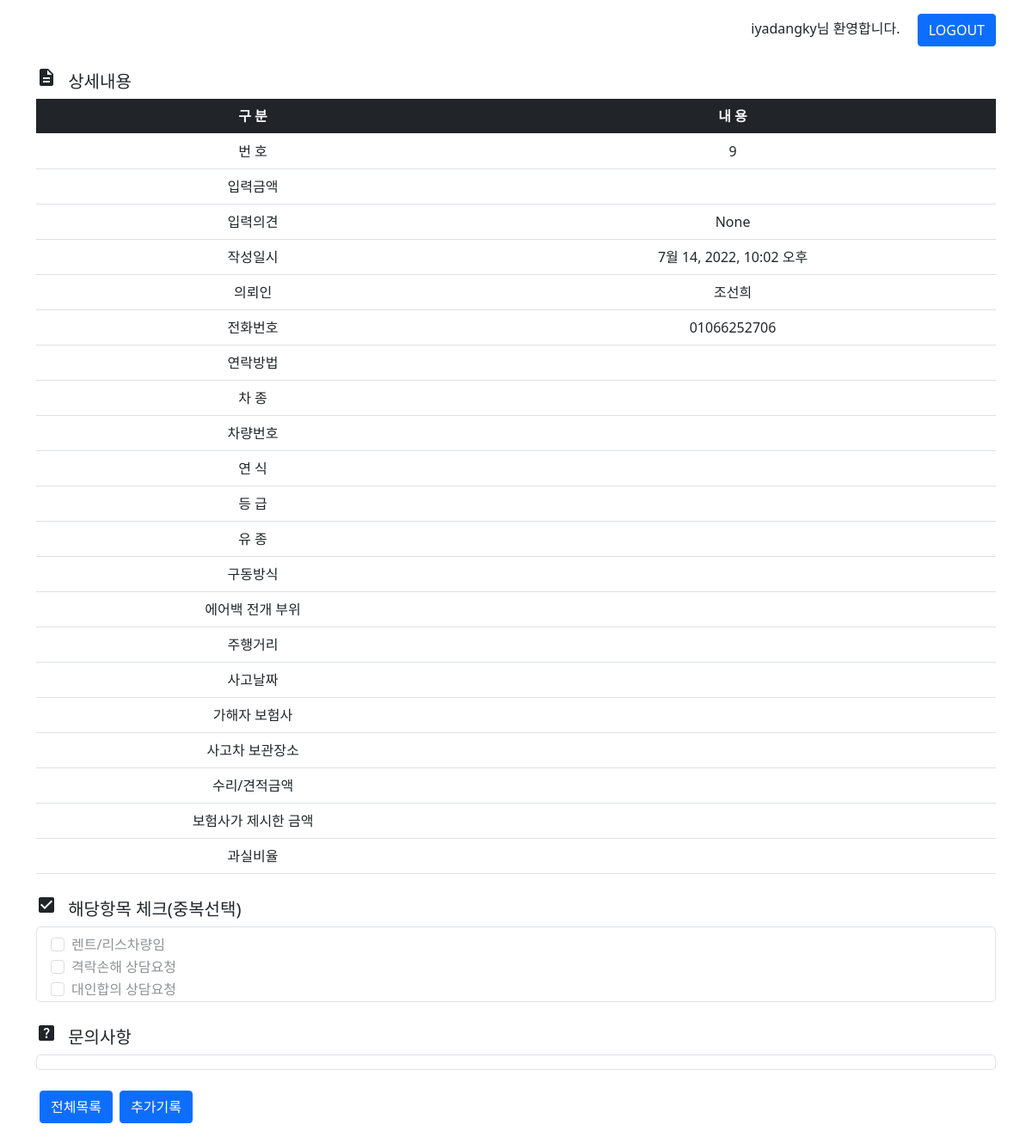
The page /posts/9/ (signed in) on the database its author committed.
### posts/models.py (models this page shows)
class Post(models.Model):
    created_at = models.DateTimeField()
    password = models.CharField(max_length=50, null=True)
    client = models.CharField(max_length=50, null=True)
    phoneNumber = models.CharField(max_length=50, null=True)
    contact = models.CharField(max_length=50, null=True)
    carModel = models.CharField(max_length=50, null=True)
    carNumber = models.CharField(max_length=50, null=True)
    birth = models.CharField(max_length=50, null=True)
    trim = models.CharField(max_length=50, null=True)
    fuel = models.CharField(max_length=50, null=True)
    driveType = models.CharField(max_length=50, null=True)
    airbag = models.CharField(max_length=50, null=True)
    mileage = models.CharField(max_length=50, null=True)
    eventDate = models.CharField(max_length=50, null=True)
    repairCost = models.CharField(max_length=50, null=True)
    proposedCompensation = models.CharField(max_length=50, null=True)
    insuranceCompany = models.CharField(max_length=50, null=True)
    faultRatio = models.CharField(max_length=50, null=True)
    location = models.CharField(max_length=50, null=True)
    others1 = models.CharField(max_length=50, null=True)
    others2 = models.CharField(max_length=50, null=True)
    others3 = models.CharField(max_length=50, null=True)
    note = models.CharField(max_length=500, null=True)
    addition = models.CharField(max_length=500, null=True)
    price = models.CharField(max_length=50, null=True)
    opinion = models.CharField(max_length=500, null=True)
    image1 = models.FileField(upload_to='posts', null=True)
    image2 = models.FileField(upload_to='posts', null=True)
    image3 = models.FileField(upload_to='posts', null=True)
    image4 = models.FileField(upload_to='posts', null=True)
    image5 = models.FileField(upload_to='posts', null=True)
    image6 = models.FileField(upload_to='posts', null=True)
    image7 = models.FileField(upload_to='posts', null=True)
    image8 = models.FileField(upload_to='posts', null=True)
    image9 = models.FileField(upload_to='posts', null=True)
    image10 = models.FileField(upload_to='posts', null=True)
    image11 = models.FileField(upload_to='posts', null=True)
    image12 = models.FileField(upload_to='posts', null=True)
    image13 = models.FileField(upload_to='posts', null=True)
    image14 = models.FileField(upload_to='posts', null=True)
    image15 = models.FileField(upload_to='posts', null=True)
    image16 = models.FileField(upload_to='posts', null=True)
    image17 = models.FileField(upload_to='posts', null=True)

### posts/views.py (the view)
# urls.py: path('<int:post_id>/', views.detail, name="detail"),
@login_required
def detail(request, post_id):
    post = Post.objects.get(id=post_id)
    context = {'post' : post}
    return render(request, 'posts/detail.html', context)

### posts/templates/posts/detail.html (shortened to what this page needs)
{% extends 'base.html' %}
{% load static %}
{% block content %}
    {% if request.user.is_staff %}
    <div class="container">
        <h5><span class="material-icons me-2">description</span> 상세내용</h5>
            <table class="table mb-4">
                <thead class="table-dark text-center">
                    <tr>
                        <th class="cell">구 분</td>
                        <th>내 용</td>
                    </tr>
                </thead>
                <tbody>
                    <tr>
                        <td class="cell text-center">번 호</td>
                        <td class="text-center">{{ post.id }}</td>
                    </tr>
                    <tr>
                        <td class="cell text-center">입력금액</td>
                        <td class="text-center">{{ post.price }}</td>
                    </tr>
                    <tr>
                        <td class="cell text-center">입력의견</td>
                        <td class="text-center">{{ post.opinion }}</td>
                    </tr>
                    <tr>
                        <td class="cell text-center">작성일시</td>
                        <td class="text-center">{{ post.created_at }}</td>
                    </tr>
                    <tr>
                        <td class="cell text-center">의뢰인</td>
                        <td class="text-center">{{ post.client }}</td>
                    </tr>
                    <tr>
                        <td class="cell text-center">전화번호</td>
                        <td class="text-center">{{ post.phoneNumber }}</td>
                    </tr>
                    <tr>
                        <td class="cell text-center">연락방법</td>
                        <td class="text-center">{{ post.contact }}</td>
                    </tr>
                    <tr>
                        <td class="cell text-center">차 종</td>
                        <td class="text-center">{{ post.carModel }}</td>
                    </tr>
                    <tr>
                        <td class="cell text-center">차량번호</td>
                        <td class="text-center">{{ post.carNumber }}</td>
                    </tr>
                    <tr>
                        <td class="cell text-center">연 식</td>
                        <td class="text-center">{{ post.birth }}</td>
                    </tr>
                    <tr>
                        <td class="cell text-center">등 급</td>
                        <td class="text-center">{{ post.trim }}</td>
                    </tr>
                    <tr>
                        <td class="cell text-center">유 종</td>
                        <td class="text-center">{{ post.fuel }}</td>
                    </tr>
                    <tr>
                        <td class="cell text-center">구동방식</td>
                        <td class="text-center">{{ post.driveType }}</td>
                    </tr>
                    <tr>
                        <td class="cell text-center">에어백 전개 부위</td>
                        <td class="text-center">{{ post.airbag }}</td>
                    </tr>
                    <tr>
                        <td class="cell text-center">주행거리</td>
                        <td class="text-center">{{ post.mileage }}</td>
                    </tr>
                    <tr>
                        <td class="cell text-center">사고날짜</td>
                        <td class="text-center">{{ post.eventDate }}</td>
                    </tr>
                    <tr>
                        <td class="cell text-center">가해자 보험사</td>
                        <td class="text-center">{{ post.insuranceCompany }}</td>
                    </tr>
                    <tr>
                        <td class="cell text-center">사고차 보관장소</td>
                        <td class="text-center">{{ post.location }}</td>
                    </tr>
                    <tr>
                        <td class="cell text-center">수리/견적금액</td>
                        <td class="text-center">{{ post.repairCost }}</td>
                    </tr>
                    <tr>
                        <td class="cell text-center">보험사가 제시한 금액</td>
                        <td class="text-center">{{ post.proposedCompensation }}</td>
                    </tr>
                    <tr>
                        <td class="cell text-center">과실비율</td>
                        <td class="text-center">{{ post.faultRatio }}</td>
                    </tr>
                 </tbody>
            </table>
        <h5><span class="material-icons me-2">check_box</span> 해당항목 체크(중복선택)</h5>
            <div class="border rounded-3 mb-4">
                {% if post.others1 %}
                <div class="form-check mt-2 ms-3">
                    <input class="form-check-input" type="checkbox" value="" id="flexCheckCheckedDisabled" checked disabled>
                    <label class="form-check-label" for="flexCheckCheckedDisabled">렌트/리스차량임</label>
                </div>
                {% else %}
                <div class="form-check mt-2 ms-3">
                    <input class="form-check-input" type="checkbox" value="" id="flexCheckDisabled" disabled>
                    <label class="form-check-label" for="flexCheckDisabled">렌트/리스차량임</label>
                </div>
                {% endif %}
                {% if post.others2 %}
                <div class="form-check ms-3">
                    <input class="form-check-input" type="checkbox" value="" id="flexCheckCheckedDisabled" checked disabled>
                    <label class="form-check-label" for="flexCheckCheckedDisabled">격락손해 상담요청</label>
                </div>
                {% else %}
                <div class="form-check ms-3">
                    <input class="form-check-input" type="checkbox" value="" id="flexCheckDisabled" disabled>
                    <label class="form-check-label" for="flexCheckDisabled">격락손해 상담요청</label>
                </div>
                {% endif %}
                {% if post.others3 %}
                <div class="form-check ms-3">
                    <input class="form-check-input" type="checkbox" value="" id="flexCheckCheckedDisabled" checked disabled>
                    <label class="form-check-label" for="flexCheckCheckedDisabled">대인합의 상담요청</label>
                </div>
                {% else %}
                <div class="form-check ms-3">
                    <input class="form-check-input" type="checkbox" value="" id="flexCheckDisabled" disabled>
                    <label class="form-check-label" for="flexCheckDisabled">대인합의 상담요청</label>
                </div>
                {% endif %}
            </div>
        <h5><span class="material-icons me-2">help_center</span> 문의사항</h5>
            <div class="border rounded-3 mb-4">
            </div>
        <a href="{% url 'posts:index' %}" class="btn btn-primary ms-1 mb-3">전체목록</a>
        <a href="{% url 'posts:add' post.id %}" class="btn btn-primary ms-1 mb-3">추가기록</a>
    </div>
    {% endif %}
{% endblock %}

### templates/base.html (shortened to what this page needs)
{% load static %}
<!DOCTYPE html>
<html lang="ko">
<head>
    <link href="https://cdn.jsdelivr.net/npm/bootstrap@5.0.2/dist/css/bootstrap.min.css" rel="stylesheet">
    <link rel="stylesheet" href="{% static 'style.css' %}">
    <link rel="stylesheet" href="{% static 'posts/style.css' %}">
</head>
<body>
    <div class="container pt-3 mb-4" style="display: flex; justify-content: flex-end;">
        {% if user.is_authenticated %}
            <form method="POST" action="{% url 'accounts:logout' %}">
                {{ user.get_username }}님 환영합니다.
                <button type="submit" class="btn btn-primary ms-3">LOGOUT</button>
            </form>
        {% endif %}
    </div>
    {% block content %}
    {% endblock %}
</body>
</html>

### static/style.css (style rules this page uses)
input { font-family: fontAwesome; }

### rows shown on the page
Post: id "9", opinion "None", created_at "7월 14, 2022, 10:02 오후", client "조선희", phoneNumber "01066252706"

### other values the page prints
{{ user.get_username }} "iyadangky"
